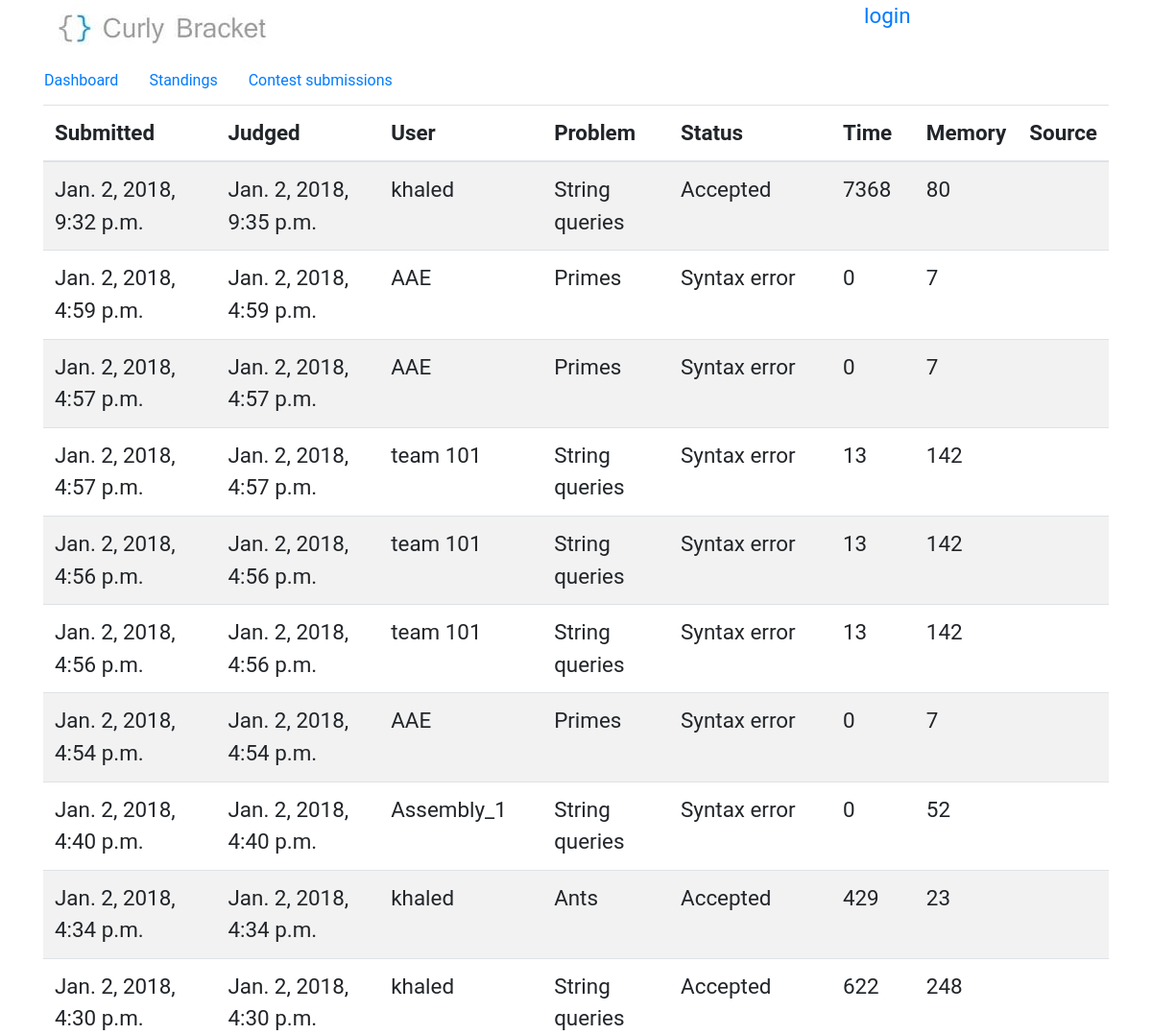
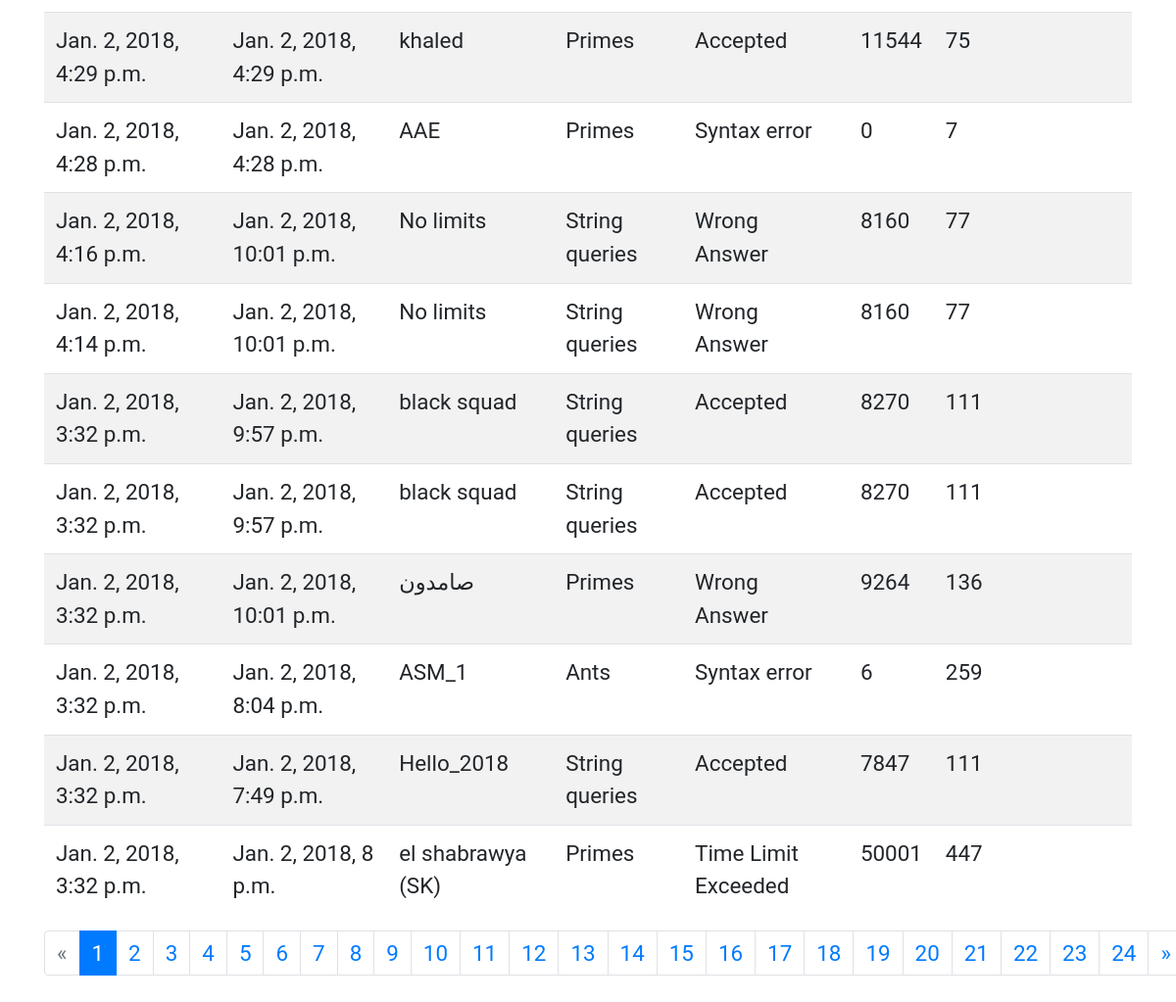
Before: /contest/3/submissions with the older database file (2 pictures, top to bottom).
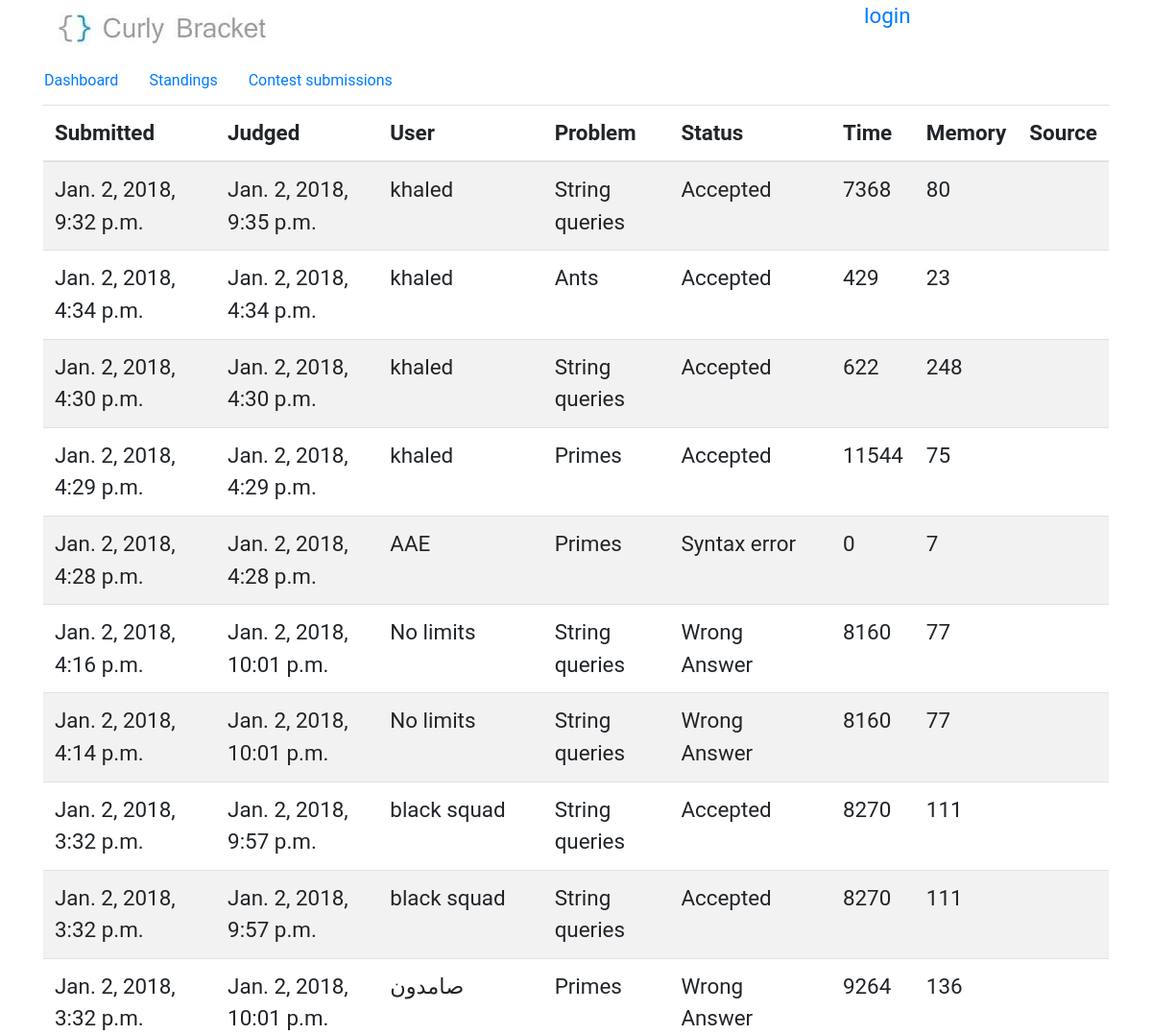
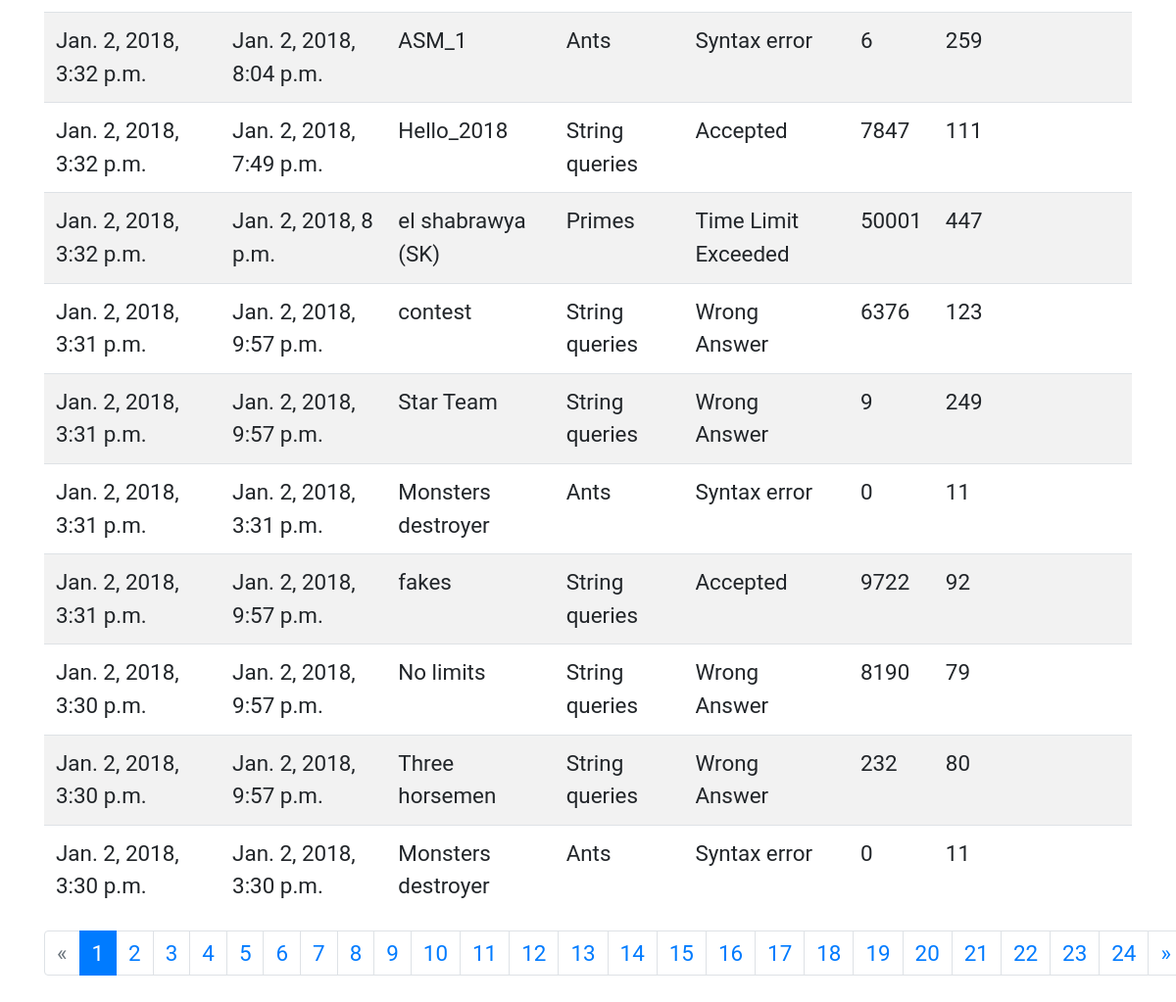
After: the same page with the newer database file (2 pictures, top to bottom).
### BracketsOJ/models.py (models this page shows, shortened)
class submission(models.Model):
    user = models.ForeignKey(User, on_delete=models.CASCADE)
    time = models.IntegerField(null=True,blank=True)
    memory = models.IntegerField(null=True,blank=True)
    submitted = models.DateTimeField(auto_now_add=True, blank=True)
    judged = models.DateTimeField(null=True,blank=True)
    problem = models.ForeignKey(problem, on_delete=models.CASCADE)
    STATUSES = [
        ('AC', 'Accepted'),
        ('TL', 'Time Limit Exceeded'),
        ('ML', 'Memory Limit Exceeded'),
        ('WA', 'Wrong Answer'),
        ('RTE', 'Run Time Error'),
        ('QU', 'In queue'),
        ('CE', 'Syntax error'),
        ('FJ', 'Failed to judge')
    ]
    status = models.CharField(max_length=50, choices=STATUSES, null=True,blank=True)
    code = models.TextField(default="")

class problem(models.Model):
    title = models.CharField(max_length=50)
    time_limit = models.IntegerField(default=100)
    memory_limit = models.IntegerField(default=64)
    statement = models.CharField(max_length=1500)
    input_section = models.CharField(max_length=500)
    output_section = models.CharField(max_length=500)
    samples = models.IntegerField(default=1)
    notes = models.CharField(max_length=200, blank=True, null=True)
    added = models.DateField(auto_now_add=True, blank=True)
    contest = models.ForeignKey(contest, on_delete=models.SET_NULL, null=True, blank=True)
    checker = models.CharField(max_length=50, default='ecmp')
    def __str__(self):
        return self.title

### BracketsOJ/views.py (the view)
# urls.py: re_path(r'^submissions/?(?P<page_id>\d+)?$', views.submissionView, name='submissions'),
def submissionView(request, page_id=1, contest_id=None, user_id=None):
    if contest_id is not None:
        contestObj = get_object_or_404(contest, id=contest_id, start_date__lte=datetime.now())
        if user_id is None:
            submissions_list = submission.objects.filter(problem__contest__id=contest_id)
        else:
            submissions_list = submission.objects.filter(problem__contest__id=contest_id, user__id=user_id)
    else:
        if user_id is None:
            submissions_list = submission.objects.all()
        else:
            submissions_list = submission.objects.filter(user__id=user_id)
        contestObj = None
    submissions_list = submissions_list.order_by('submitted').reverse()
    try:
        paginator = Paginator(submissions_list, 20)
        try:
            submissions_list = paginator.page(page_id)
        except PageNotAnInteger:
            submissions_list = paginator.page(1)
        except EmptyPage:
            submissions_list = paginator.page(paginator.num_pages)
        return render(request, 'submissions.html', {'submissions': submissions_list, 'contest': contestObj})
    except:
        raise SuspiciousOperation()

### templates/submissions.html (shortened to what the changed rows need)
{% extends 'base.html' %}
{% block content %}
        <div class="table-responsive">
            <table class="table table-striped">
                <thead>
                    <tr>
                        <th>
                            Submitted
                        </th>
                        <th>
                            Judged
                        </th>
                        <th>
                            User
                        </th>
                        <th>
                            Problem
                        </th>
                        <th>
                            Status
                        </th>
                        <th>
                            Time
                        </th>
                        <th>
                            Memory
                        </th>
                        <th>
                            Source
                        </th>
                    </tr>
                </thead>
                <tbody>
                    {% load tz %}
                    {% for submission in submissions %}
                        <tr>
                            <td>
                                {{ submission.submitted|localtime }}
                            </td>
                            <td>
                                {{ submission.judged|localtime }}
                            </td>
                            <td>
                                {{ submission.user.first_name }}
                            </td>
                            <td>
                                {{ submission.problem }}
                            </td>
                            <td>
                                {{ submission.get_status_display }}
                            </td>
                            <td>
                                {{ submission.time }}
                            </td>
                            <td>
                                {{ submission.memory }}
                            </td>
                            <td>
                            </td>
                        </tr>
                    {% endfor %}
                </tbody>
            </table>
        </div>
        <nav class="Page navigation">
            {% if submissions.has_other_pages %}
                <ul class="pagination mx-auto">
                    {% for i in submissions.paginator.page_range %}
                        {% if submissions.number == i %}
                            <li class="page-item active"><span class="page-link">{{ i }} <span class="sr-only">(current)</span></span></li>
                        {% else %}
                            {% if contest is not None %}
                                <li class="page-item"><a class="page-link" href="/contest/{{ contest.id }}/submissions/{{ i }}">{{ i }}</a></li>
                            {% else %}
                                <li class="page-item"><a class="page-link" href="/submissions/{{ i }}">{{ i }}</a></li>
                            {% endif %}
                        {% endif %}
                    {% endfor %}
              </ul>
            {% endif %}
        </nav>
{% endblock %}

Changed rows visible on the page:
removed submission: submitted "Jan. 2, 2018, 4:59 p.m.", judged "Jan. 2, 2018, 4:59 p.m.", user.first_name "AAE", problem "Primes", status "Syntax error", time "0", memory "7"
removed submission: submitted "Jan. 2, 2018, 4:57 p.m.", judged "Jan. 2, 2018, 4:57 p.m.", user.first_name "AAE", problem "Primes", status "Syntax error", time "0", memory "7"
removed submission: submitted "Jan. 2, 2018, 4:57 p.m.", judged "Jan. 2, 2018, 4:57 p.m.", user.first_name "team 101", problem "String queries", status "Syntax error", time "13", memory "142"
removed submission: submitted "Jan. 2, 2018, 4:56 p.m.", judged "Jan. 2, 2018, 4:56 p.m.", user.first_name "team 101", problem "String queries", status "Syntax error", time "13", memory "142"
removed submission: submitted "Jan. 2, 2018, 4:56 p.m.", judged "Jan. 2, 2018, 4:56 p.m.", user.first_name "team 101", problem "String queries", status "Syntax error", time "13", memory "142"
removed submission: submitted "Jan. 2, 2018, 4:54 p.m.", judged "Jan. 2, 2018, 4:54 p.m.", user.first_name "AAE", problem "Primes", status "Syntax error", time "0", memory "7"
removed submission: submitted "Jan. 2, 2018, 4:40 p.m.", judged "Jan. 2, 2018, 4:40 p.m.", user.first_name "Assembly_1", problem "String queries", status "Syntax error", time "0", memory "52"
now on this page (row unchanged): submission: submitted "Jan. 2, 2018, 3:31 p.m.", judged "Jan. 2, 2018, 9:57 p.m.", user.first_name "contest", problem "String queries", status "Wrong Answer", time "6376", memory "123"
now on this page (row unchanged): submission: submitted "Jan. 2, 2018, 3:31 p.m.", judged "Jan. 2, 2018, 9:57 p.m.", user.first_name "Star Team", problem "String queries", status "Wrong Answer", time "9", memory "249"
now on this page (row unchanged): submission: submitted "Jan. 2, 2018, 3:31 p.m.", judged "Jan. 2, 2018, 3:31 p.m.", user.first_name "Monsters destroyer", problem "Ants", status "Syntax error", time "0", memory "11"
now on this page (row unchanged): submission: submitted "Jan. 2, 2018, 3:31 p.m.", judged "Jan. 2, 2018, 9:57 p.m.", user.first_name "fakes", problem "String queries", status "Accepted", time "9722", memory "92"
now on this page (row unchanged): submission: submitted "Jan. 2, 2018, 3:30 p.m.", judged "Jan. 2, 2018, 9:57 p.m.", user.first_name "No limits", problem "String queries", status "Wrong Answer", time "8190", memory "79"
now on this page (row unchanged): submission: submitted "Jan. 2, 2018, 3:30 p.m.", judged "Jan. 2, 2018, 9:57 p.m.", user.first_name "Three horsemen", problem "String queries", status "Wrong Answer", time "232", memory "80"
now on this page (row unchanged): submission: submitted "Jan. 2, 2018, 3:30 p.m.", judged "Jan. 2, 2018, 3:30 p.m.", user.first_name "Monsters destroyer", problem "Ants", status "Syntax error", time "0", memory "11"
